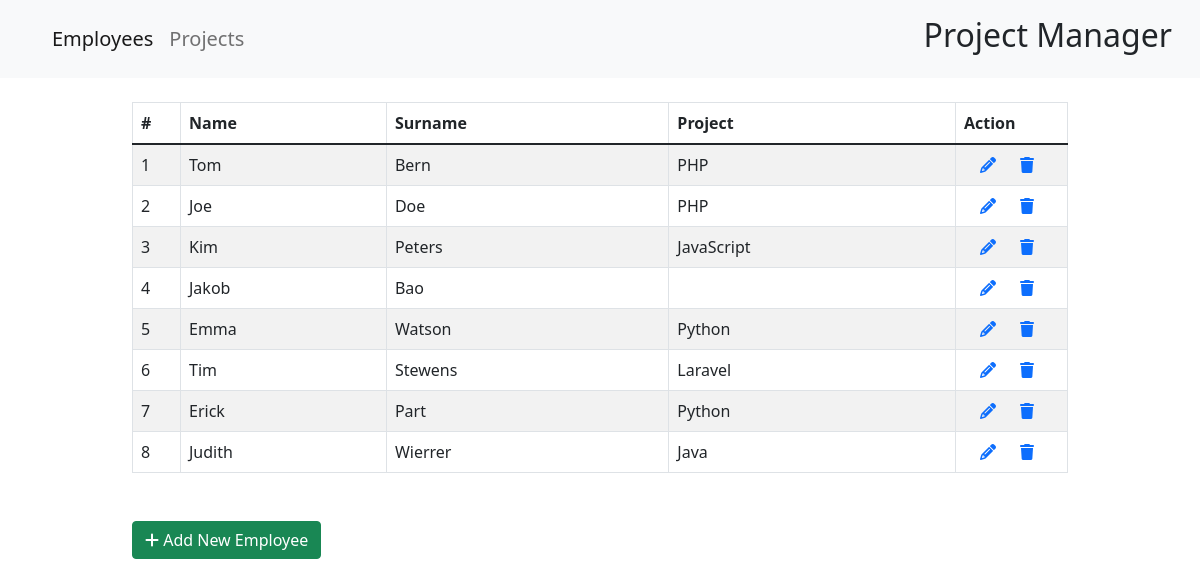
The page / on the database its author committed.
### tables this page shows
CREATE TABLE `Employees` (
  `id` int(11) NOT NULL AUTO_INCREMENT,
  `firstname` varchar(255) NOT NULL,
  `lastname` varchar(255) NOT NULL,
  `project_id` int(11) DEFAULT NULL,
  PRIMARY KEY (`id`),
  KEY `project_id` (`project_id`),
  CONSTRAINT `project_id` FOREIGN KEY (`project_id`) REFERENCES `Projects` (`id`) ON DELETE SET NULL ON UPDATE CASCADE
);

CREATE TABLE `Projects` (
  `id` int(11) NOT NULL AUTO_INCREMENT,
  `project` varchar(255) NOT NULL,
  PRIMARY KEY (`id`)
);

### index.php (the view, shortened to what this page needs)
<!DOCTYPE html>
<html lang="en">
<head>
    <link href="https://cdn.jsdelivr.net/npm/bootstrap@5.1.3/dist/css/bootstrap.min.css" rel="stylesheet"
>
    <link rel="stylesheet" href="https://cdnjs.cloudflare.com/ajax/libs/font-awesome/6.1.1/css/all.min.css"
 />
</head>
<?php
require_once "conn.php";
$page = 'home'; require_once './header.php';
?>
<body>
    <div class="wrapper mt-4">
        <div class="container-fluid">
            <div class="row">
                <div class="col-md-12">
                    <?php
                    $sql = "SELECT Employees.id, firstname, lastname, project
                    FROM employees
                    LEFT JOIN Projects ON Employees.project_id = Projects.id ";
                    if($result = mysqli_query($conn, $sql)){
                        if(mysqli_num_rows($result) > 0){
                            echo '<table class="table table-bordered table-striped">';
                                echo "<thead>";
                                    echo "<tr>";
                                        echo "<th>#</th>";
                                        echo "<th>Name</th>";
                                        echo "<th>Surname</th>";
                                        echo "<th>Project</th>";
                                        echo "<th>Action</th>";
                                    echo "</tr>";
                                echo "</thead>";
                                echo "<tbody>";
                                while($row = mysqli_fetch_array($result)){
                                    echo "<tr>";
                                        echo "<td>" . $row['id'] . "</td>";
                                        echo "<td>" . $row['firstname'] . "</td>";
                                        echo "<td>" . $row['lastname'] . "</td>";
                                        echo "<td>" . $row['project'] . "</td>";
                                        echo "<td>";
                                            echo '<a href="update_employee.php?id='. $row['id'] .'" class="mx-3" title="Update Record" data-toggle="tooltip"><span class="fa fa-pencil"></span></a>';
                                            echo '<a href="?action=delete&id='. $row['id'] .'" title="Delete Record" data-toggle="tooltip"><span class="fa fa-trash mx-2"></span></a>';
                                        echo "</td>";
                                    echo "</tr>";
                                }
                                echo "</tbody>";
                            echo "</table>";
                        } else{
                            echo '<div class="alert alert-danger"><em>No records were found.</em></div>';
                        }
                    }
                    ?>
                    <div class="mt-5 mb-3 clearfix">
                        <a href="create.php" class="btn btn-success pull-right"><i class="fa fa-plus"></i> Add New
                            Employee</a>
                    </div>
                </div>
            </div>
        </div>
    </div>
</body>
</html>

### header.php (shortened to what this page needs)
<!DOCTYPE html>
<html lang="en">
<head>
    <link href="https://cdn.jsdelivr.net/npm/bootstrap@5.1.3/dist/css/bootstrap.min.css" rel="stylesheet"
>
</head>
<body>
    <nav class="navbar navbar-expand navbar-light bg-light p-3">
        <div class="container-fluid">
            <div class="navbar-nav mx-3">
                <a class="nav-link fs-5 <?php if ($page == 'home') {echo 'active';}  ?>" href="index.php">Employees</a>
                <a class="nav-link fs-5 <?php if ($page == 'projects') {echo 'active';}  ?>"
                    href="projects.php">Projects</a>
            </div>
            <h2>Project Manager</h2>
        </div>
    </nav>
</body>
</html>

### index.php (style rules this page uses)
.wrapper { max-width: 80vw; margin: 0 auto; }
table tr td:first-child { width: 3rem; }
table tr td:last-child { width: 7rem; }

### rows shown on the page
employees: id "1", firstname "Tom", lastname "Bern", project.project "PHP"
employees: id "2", firstname "Joe", lastname "Doe", project.project "PHP"
employees: id "3", firstname "Kim", lastname "Peters", project.project "JavaScript"
employees: id "4", firstname "Jakob", lastname "Bao"
employees: id "5", firstname "Emma", lastname "Watson", project.project "Python"
employees: id "6", firstname "Tim", lastname "Stewens", project.project "Laravel"
employees: id "7", firstname "Erick", lastname "Part", project.project "Python"
employees: id "8", firstname "Judith", lastname "Wierrer", project.project "Java"
